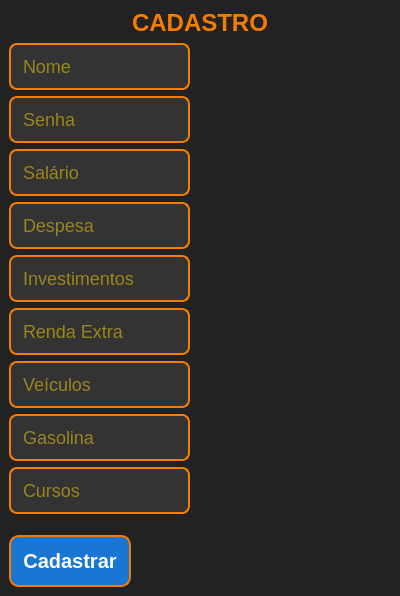
<?xml version="1.0" encoding="UTF-8"?>
<ui version="4.0">
 <class>CadastroWindow</class>
 <widget class="QMainWindow" name="CadastroWindow">
  <property name="windowTitle">
   <string>Cadastro de Usuário</string>
  </property>
  <property name="geometry">
   <rect>
    <x>100</x>
    <y>100</y>
    <width>400</width>
    <height>500</height>
   </rect>
  </property>
  <property name="styleSheet">
   <string notr="true">QWidget {
    background-color: #222222;
    color: #FFD700;
    font-family: 'Arial', sans-serif;
}

QLabel {
    color: #F57C00;
    font-size: 24px;
    font-weight: bold;
    text-align: center;
}

QLineEdit {
    background-color: #333333;
    color: #FFD700;
    border: 2px solid #F57C00;
    border-radius: 8px;
    padding: 10px;
    font-size: 18px;
}

QPushButton {
    background-color: #1976D2;
    color: #FFFFFF;
    border: 2px solid #F57C00;
    border-radius: 10px;
    font-size: 20px;
    font-weight: bold;
    padding: 12px;
    margin-top: 15px;
}

QPushButton:hover {
    background-color: #F57C00;
    color: #222222;
    border-color: #FFD700;
}

QPushButton:pressed {
    background-color: #D84315;
}

QLineEdit:focus {
    border: 2px solid #FFD700;
}</string>
  </property>
  <widget class="QWidget" name="centralwidget">
   <layout class="QVBoxLayout" name="verticalLayout">
    <item>
     <widget class="QLabel" name="label_titulo">
      <property name="text">
       <string>&lt;html&gt;&lt;head/&gt;&lt;body&gt;&lt;p align=&quot;center&quot;&gt;&lt;span style=&quot; font-size:18pt; font-weight:700;&quot;&gt;CADASTRO&lt;/span&gt;&lt;/p&gt;&lt;/body&gt;&lt;/html&gt;</string>
      </property>
      <property name="alignment">
       <set>Qt::AlignmentFlag::AlignCenter</set>
      </property>
     </widget>
    </item>
    <item>
     <layout class="QFormLayout" name="formLayout">
      <item row="0" column="0">
       <widget class="QLineEdit" name="nome">
        <property name="placeholderText">
         <string>Nome</string>
        </property>
       </widget>
      </item>
      <item row="1" column="0">
       <widget class="QLineEdit" name="senha">
        <property name="echoMode">
         <enum>QLineEdit::Password</enum>
        </property>
        <property name="placeholderText">
         <string>Senha</string>
        </property>
       </widget>
      </item>
      <item row="2" column="0">
       <widget class="QLineEdit" name="salario">
        <property name="placeholderText">
         <string>Salário</string>
        </property>
       </widget>
      </item>
      <item row="3" column="0">
       <widget class="QLineEdit" name="despesa">
        <property name="placeholderText">
         <string>Despesa</string>
        </property>
       </widget>
      </item>
      <item row="4" column="0">
       <widget class="QLineEdit" name="investimentos">
        <property name="placeholderText">
         <string>Investimentos</string>
        </property>
       </widget>
      </item>
      <item row="5" column="0">
       <widget class="QLineEdit" name="rendaextra">
        <property name="placeholderText">
         <string>Renda Extra</string>
        </property>
       </widget>
      </item>
      <item row="6" column="0">
       <widget class="QLineEdit" name="veiculos">
        <property name="placeholderText">
         <string>Veículos</string>
        </property>
       </widget>
      </item>
      <item row="7" column="0">
       <widget class="QLineEdit" name="gasolina">
        <property name="placeholderText">
         <string>Gasolina</string>
        </property>
       </widget>
      </item>
      <item row="8" column="0">
       <widget class="QLineEdit" name="cursos">
        <property name="placeholderText">
         <string>Cursos</string>
        </property>
       </widget>
      </item>
      <item row="9" column="0">
       <widget class="QPushButton" name="cadastrar_btn">
        <property name="text">
         <string>Cadastrar</string>
        </property>
       </widget>
      </item>
     </layout>
    </item>
   </layout>
  </widget>
 </widget>
 <connections/>
</ui>
